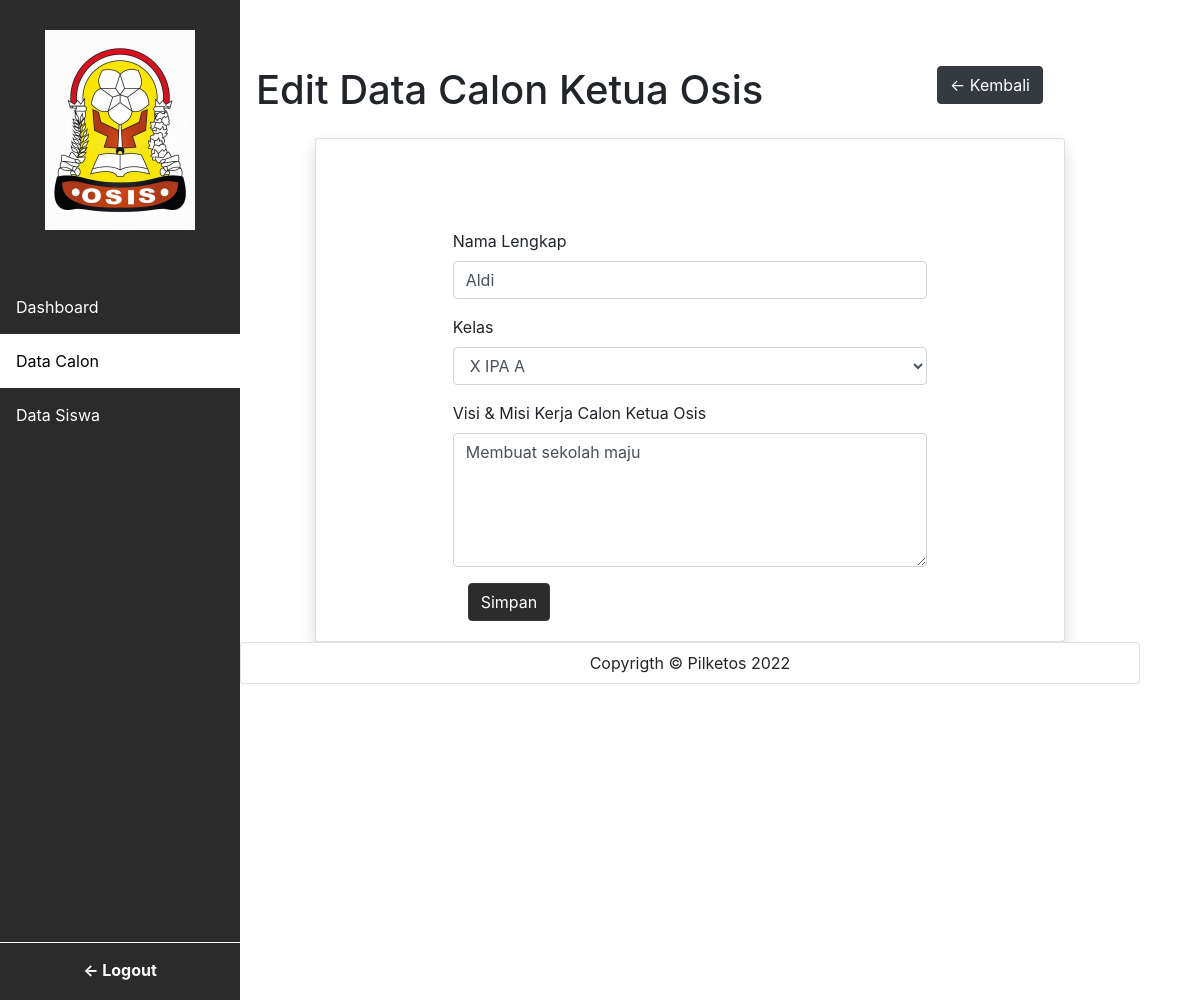
The app's page /edit-calon.php?id=1 with its own data.
### tables this page shows
CREATE TABLE `calon` (
  `id` int(11) NOT NULL,
  `id_kelas` text NOT NULL,
  `nama_calon` text NOT NULL,
  `visi_misi` text NOT NULL,
  `foto` text NOT NULL
);

### edit-calon.php (the view, shortened to what this page needs)
<?php
include 'db.php';
$id = $_GET['id'];
$data = mysqli_fetch_assoc(mysqli_query($db, "SELECT * FROM calon WHERE id = $id"));
$kelas = mysqli_query($db, "SELECT id_kelas FROM siswa GROUP BY id_kelas");
?>
<!DOCTYPE html>
<html>
<head>
  <link rel="stylesheet" href="https://cdn.jsdelivr.net/npm/bootstrap@4.6.2/dist/css/bootstrap.min.css">
<link rel="stylesheet" href="style.css">
</head>
<body>
<div class="bungkus">
 <div class="data-kiri">
  <ul>
    <li><center><img src="osis2.jpg" width="150" style="margin-top: 30px;"></center></li>
    <li style="margin-top: 50px;"><a href="dashboard.php">Dashboard</a></li>
    <li><a class="active" href="data-calon.php">Data Calon</a></li>
    <li><a href="data-siswa.php">Data Siswa</a></li>
    <li style="margin-top:500px"><a class="logout" href="index.php"><center><b><- Logout</b></center></a></li>
  </ul>
 </div>
  <div class="data-kanan">
    <div class="container-fluid">
        <div class="row">
            <div class="col-8 p-3">
              <h1>Edit Data Calon Ketua Osis</h1>
            </div>
            <div class="col-4 text-center p-3"><a href="data-calon.php" class="btn btn-dark"><- Kembali</a></div>
        </div>
      <div class="row justify-content-center">
        <div class="col-10 card shadow">
           <div class="card-body">
             <form action="update-calon.php" method="post">
                <div class="form-group">
                  <label for="formGroupExampleInput">Nama Lengkap</label>
                  <input type="text" name="nama" class="form-control" value="<?=$data['nama_calon']?>" placeholder="Masukkan Nama Lengkap...">
                </div>
                <div class="form-group">
                  <label for="formGroupExampleInput2">Kelas</label>
                  <select class="form-control" name="kelas">
                    <?php foreach ($kelas as $key => $value): ?>
                    <option value="<?=$value['id_kelas']?>" <?=$value['id_kelas'] == $data['id_kelas']? 'selected' : ''?>><?=$value['id_kelas']?></option>
                    <?php endforeach ?>?>
                  </select>
                </div>
                <div class="form-group">
                    <label for="formGroupExampleInput">Visi & Misi Kerja Calon Ketua Osis</label>
                    <textarea name="visi" class="form-control" cols="10" rows="5"><?=$data['visi_misi']?></textarea>
                </div>
                <div class="col-3">
                    <input type="submit" value="Simpan" class="btn btn-dark">
                </div>
              </form>
           </div>
        </div>
      </div>
      <div class="row">
        <div class="col-12 card p-2">
          <center>Copyrigth &copy Pilketos 2022</center>
        </div>
      </div>
    </div>
    </div>
  </div>
</body>
</html>

### style.css (style rules this page uses)
body { margin: 0; }
.bungkus { width: 100%; height: 100%; }
form { width: 70%; margin: auto; padding-top: 70px; }
input[type=submit] { color: white; background-color: #2c2c2c; }
.data-kiri { width: 20%; background-color: #2b2b2b; height: 900px; float: left; }
ul { background-color: #2b2b2b; list-style-type: none; margin: 0; padding: 0; height: 1000px; }
li a { display: block; color: white; padding: 15px 16px; text-decoration: none !important; }
li a.active { background-color: white; color: black; }
.logout { border-top: 1px solid white; }
.data-kanan { margin-top: 50px; float: right; width:75%; margin-right: 60px !important; }

### records on screen
calon: nama "Aldi", kelas "X IPA A", visi "Membuat sekolah maju"
